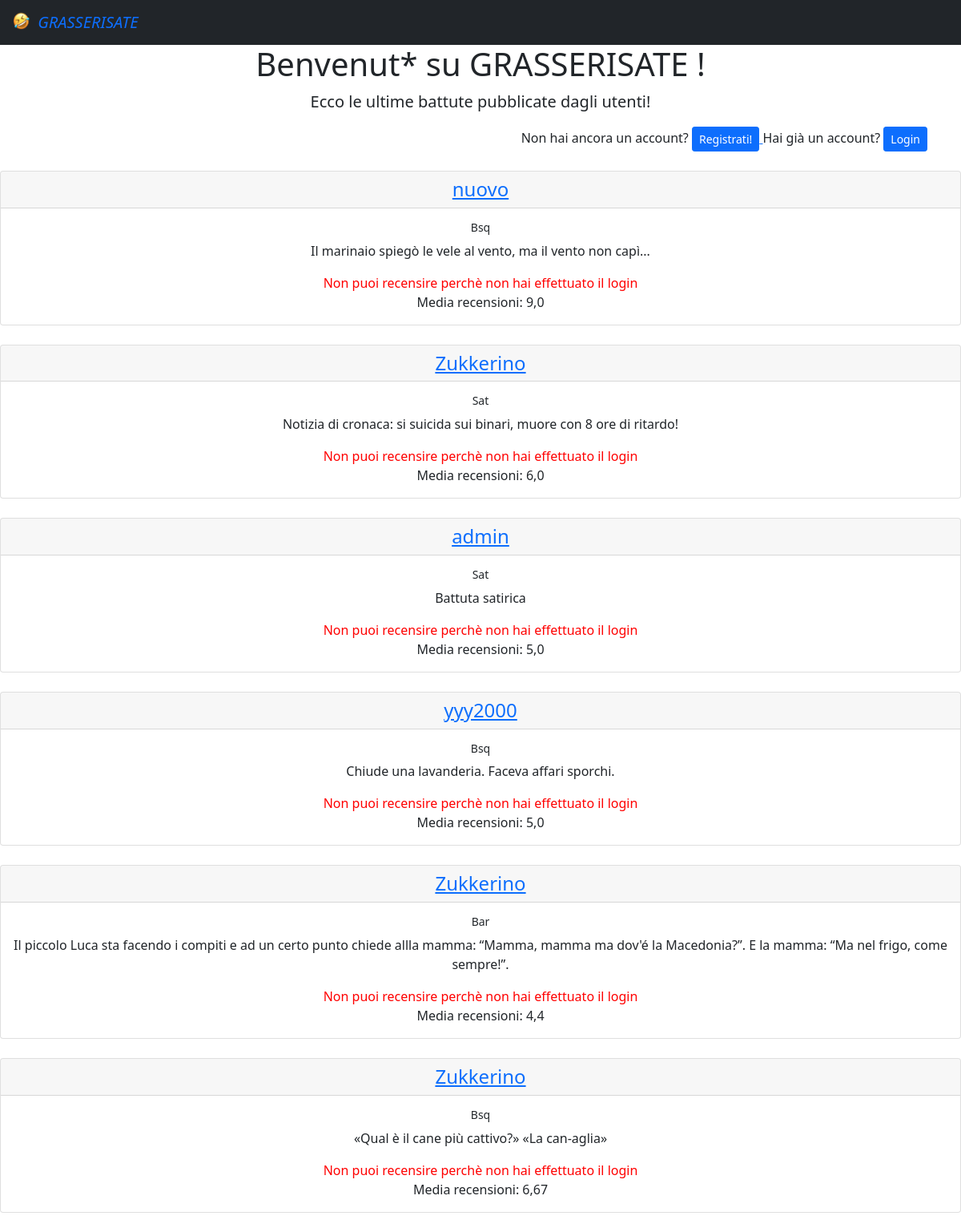
The app's page /, older data.
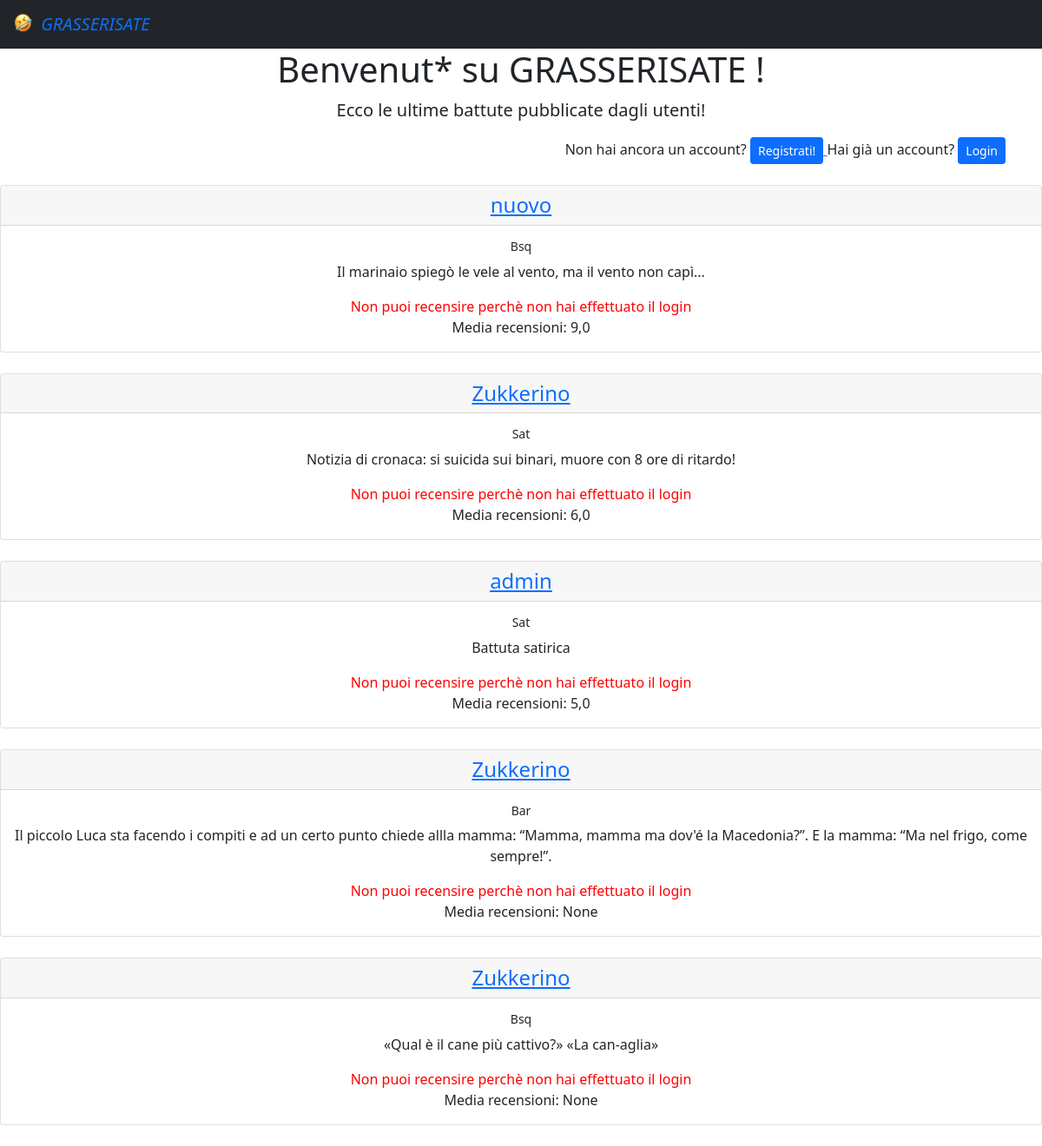
The same page, newer data.
### esame/models.py (models this page shows)
class Battute(models.Model):
    testo = models.TextField(default="")
    utente = models.ForeignKey(User, on_delete=models.CASCADE, related_name='utentebat')
    tempo = models.DateTimeField(auto_now=True)
    tipo = models.CharField(choices=SCELTE, default='bar', max_length=25)
    @property
    def calcola_media(self):
        media_tupla = self.battutarec.all().aggregate(Avg('voto'))
        media_lunga = media_tupla['voto__avg']
        if type(media_lunga) is NoneType:
            media = media_lunga
        else:
            media = round(media_lunga, 2)
        return media

### esame/views.py (the view)
# urls.py: path('', views.HomeView.as_view(), name='home'),
class HomeView(ListView):
    template_name = 'home.html'
    model = Battute
    def get_queryset(self):
        return self.model.objects.order_by('-tempo')

### templates/home.html (shortened to what this page needs)
<html lang="en">
{% extends 'base.html' %}
{% block contenuto %}
    <div class="container">
        <h1> <div style="text-align: center;"> Benvenut* su GRASSERISATE {% if user.is_authenticated %} , {{ user.username }}{% endif %}!</div></h1>
        <p class="lead" style="text-align:center">
            Ecco le ultime battute pubblicate dagli utenti!
        </p>
        {% if user.is_authenticated %}
            <div style="text-align:center">
            <a href="{% url  "feed" %}">
                    <button type="button" class="btn btn-warning">
                        Il tuo feed
                    </button>
                </a>
                <a href="{% url  "aggiungi_battuta"%}">
                    <button type="button" class="btn btn-primary">
                        Aggiungi una battuta!
                    </button>
                </a>
                <a href="{% url  "profilo" pk=user.id %}">
                    <button type="button" class="btn btn-info">
                        Vai al tuo profilo!
                    </button>
                </a>
                <a href="{% url  "filtro"%}">
                    <button type="button" class="btn btn-secondary">
                        Filtra
                    </button>
                </a>
                <a href='{% url 'logout' %}'>
                    <button type="button" class="btn btn-danger">
                        Logout
                    </button>
                </a>
                         </div>
        {% else %}
            <div style="text-align:right">
            Non hai ancora un account?
            <a href="{% url  "registrazione"%}">
                    <button type="button" class="btn btn-primary btn-sm">
                        Registrati!
                    </button>
                </a>
                Hai già un account?
            <a href="{% url  "login"%}">
                    <button type="button" class="btn btn-primary btn-sm">
                        Login
                    </button>
                </a>
            </div>
            </div>
        {% endif %}
    <br>
    <div style="text-align:center">
        {% for b in object_list %}
            <div class="card">
                <h4 class="card-header"> <a href="{% url "profilo" pk=b.utente_id %}"> {{ b.utente }}  </a> </h4>
                <div class="card-body">
                    <h6 class="card-title" > <small>{{ b.tipo }}</small>  </h6>
                    <p class="card-text"> {{ b.testo }} </p>
                    {% if user.is_authenticated %}
                        <a href="{% url "aggiungi_recensione" pk=b.id %}" class="btn btn-primary">Recensisci!</a>
                    {% else %}
                        <p class="card-text" style="color:red"> Non puoi recensire perchè non hai effettuato il login </p>
                    {% endif %}
                    Media recensioni: {{ b.calcola_media}}
                </div>
            </div>
            <br>
        {%  endfor %}
    </div>
{% endblock %}

Row changes from the older to the newer data that the page shows:
removed Battute: utente "yyy2000", tipo "Bsq", testo "Chiude una lavanderia. Faceva affari sporchi.", calcola_media "5,0"
computed for Battute "Bar": calcola_media "4,4" → "None"
computed for Battute "«Qual è il cane più cattivo?» «La can-aglia»": calcola_media "6,67" → "None"
